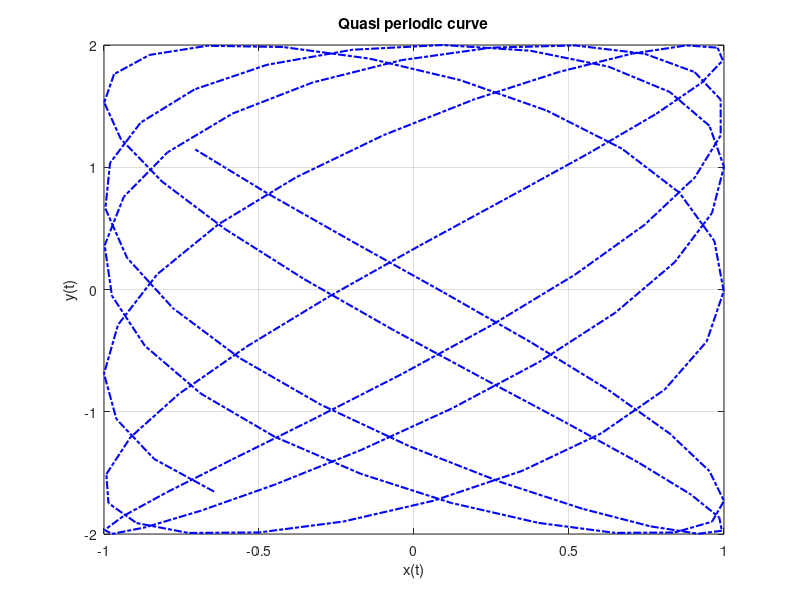

Source code (MATLAB):
N = 200;
phi = pi/4;
A = 1;
B = 2;
t0 = -2;
tf = 2;
k = 43
m = 0.81
w = sqrt(2*k/m);
T = 2*pi/w;

t = t0:(tf-t0)/(N-1):T;
x = A*cos(sqrt(2)*w*t);
y = B*cos(w*t-phi);



figure
plot(x,y,'-.b','linewidth',1.5)
grid on;
title('Quasi periodic curve');
xlabel('x(t)');
ylabel('y(t)');
%legend('x(t)', 'y(t)')
